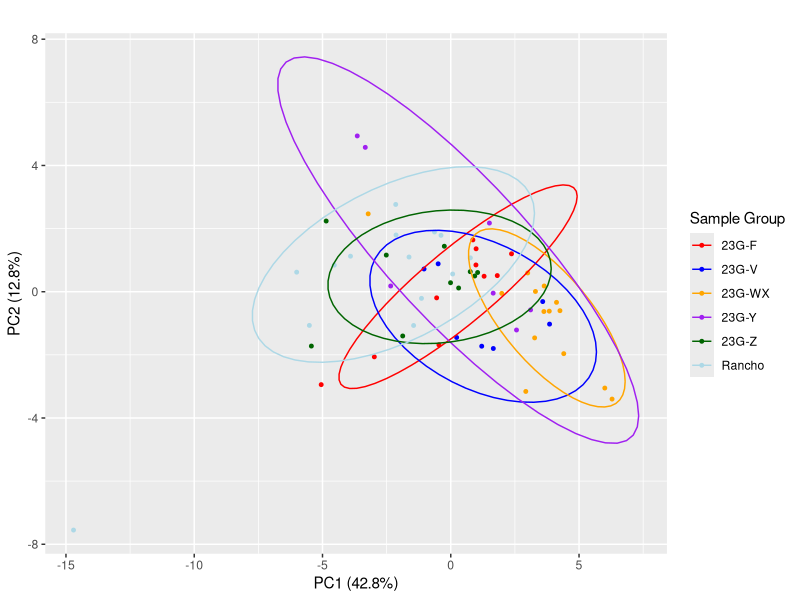
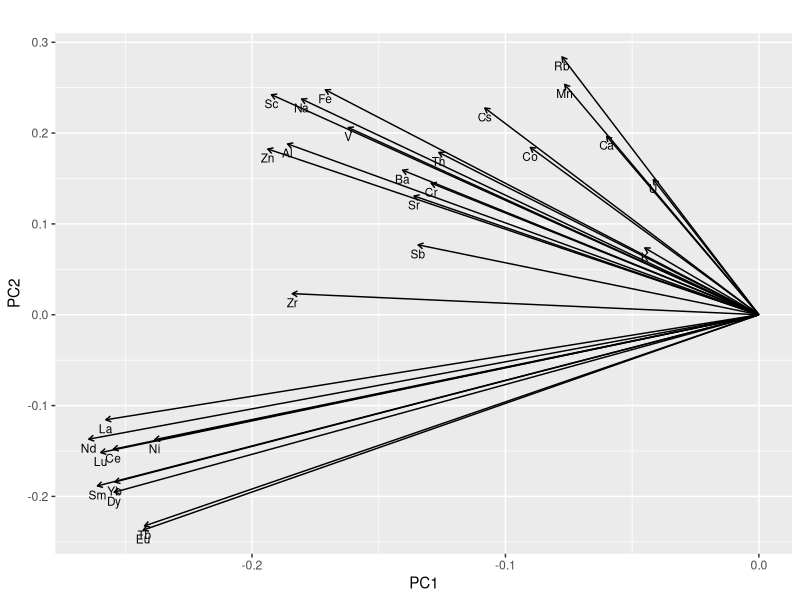
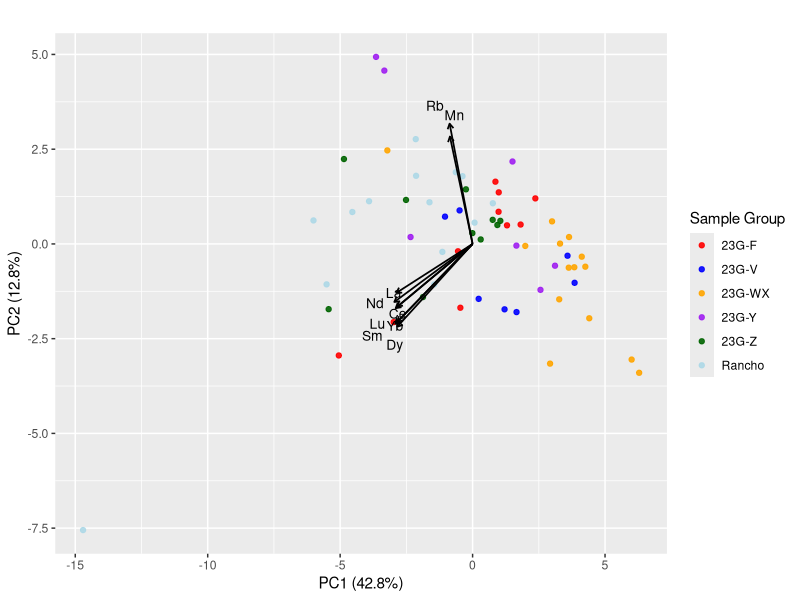

Source code (R) for these figures, in order:
#----------------------------------------------------------
# Application of PCA to NAA data 
#----------------------------------------------------------

#install packages if not already installed 
if (!require(dbscan)) install.packages("dbscan", dependencies = TRUE)
if (!require(ggplot2)) install.packages("ggplot2", dependencies = TRUE)
if (!require(dplyr)) install.packages("dplyr", dependencies = TRUE)
if (!require(ggrepel)) install.packages("ggrepel", dependencies = TRUE)


# Load necessary libraries
library(dbscan)  # For LOF
library(ggplot2)  # For plotting
library(dplyr) # For grouping and data manipulation
library(readxl) 
library(cowplot)
library(ggrepel) # For plotting

#----------------------------------------------------------
# Load Data
#----------------------------------------------------------
naa <- read.csv("Technique Comparison/INAA_comparison_dataset.csv")

colnames(naa)

#remove non numeric data before running PCA
numeric_naa <- naa[, sapply(naa, is.numeric)]

# Apply log transformation 
log_numeric_naa <- log1p(numeric_naa)

#----------------------------------------------------------
# Apply PCA
#----------------------------------------------------------
# Apply PCA to reduce dimensionality
pca_result_naa <- prcomp(log_numeric_naa, scale. = TRUE)  # Exclude 'group' column
pca_data_naa <- as.data.frame(pca_result_naa$x)

# Extract loadings (rotation)
loadings_naa <- as.data.frame(pca_result_naa$rotation[, 1:2])  # PC1 & PC2 loadings
loadings_naa$element <- rownames(loadings_naa)

#plot the first two PC of original data
pca_data_naa <- as.data.frame(pca_result_naa$x)

# % variance explained
pca_var <- pca_result_naa$sdev^2
pca_var_perc <- round(100 * pca_var / sum(pca_var), 1)

pc1_lab <- paste0("PC1 (", pca_var_perc[1], "%)")
pc2_lab <- paste0("PC2 (", pca_var_perc[2], "%)")

#rescale loadings (for plotting)
scale_factor <- max(abs(pca_data_naa$PC1), abs(pca_data_naa$PC2)) * 0.8

loadings_naa_scaled <- loadings_naa
loadings_naa_scaled$PC1 <- loadings_naa$PC1 * scale_factor
loadings_naa_scaled$PC2 <- loadings_naa$PC2 * scale_factor
loadings_strong <- loadings_naa_scaled %>%
  filter(abs(PC1) > 0.25*scale_factor | abs(PC2) > 0.25*scale_factor)

#----------------------------------------------------------
# Plot PCA
#----------------------------------------------------------

p_scores_naa <- ggplot(pca_data_naa, aes(x = PC1, y = PC2)) +
  geom_point(aes(color = naa$Group), size = 1) +
  stat_ellipse(aes(group = naa$Group, color = naa$Group), type = "t", level = 0.90) +
  labs(
    title = "",
    x = pc1_lab,
    y = pc2_lab
  ) +
  scale_color_manual(
    name = "Sample Group",
    values = c("red", "blue", "orange", "purple", "darkgreen", "lightblue")
  ) +
  theme_grey()


## Standalone loadings plot
p_loadings_naa <- ggplot(loadings_naa, aes(x = PC1, y = PC2)) +
  geom_segment(aes(x = 0, y = 0, xend = PC1, yend = PC2),
               arrow = arrow(length = unit(0.15, "cm")),
               color = "black") +
  geom_text(aes(label = element), vjust = 1.5, size = 3) +
  labs(
    title = "",
    x = "PC1",
    y = "PC2"
  ) +
  theme_grey()


#scores and loadings
p_biplot_naa <- ggplot() +
  
  # PCA scores
  geom_point(
    data = pca_data_naa,
    aes(x = PC1, y = PC2, color = naa$Group),
    size = 1.5, alpha = 0.9
  ) +
  
  # Loading arrows
  geom_segment(
    data = loadings_strong,
    aes(x = 0, y = 0, xend = PC1 * 0.95, yend = PC2 * 0.95),
    arrow = arrow(length = unit(0.15, "cm")),
    linewidth = 0.6,
    color = "black"
  ) +
  
  # Floating loading labels
  geom_text_repel(
    data = loadings_strong,
    aes(x = PC1 * 1.08, y = PC2 * 1.08, label = element),
    size = 3.5,
    color = "black",
    box.padding = 0,
    point.padding = 0,
    min.segment.length = 0
  ) +
  
  labs(
    title = "",
    x = pc1_lab,
    y = pc2_lab,
    color = "Sample Group"
  ) +
  
  scale_color_manual(values = c(
    "red", "blue", "orange", "purple", "darkgreen", "lightblue"
  )) +
  
  theme_grey()

## Show both plots separately
p_scores_naa
p_loadings_naa
p_biplot_naa
